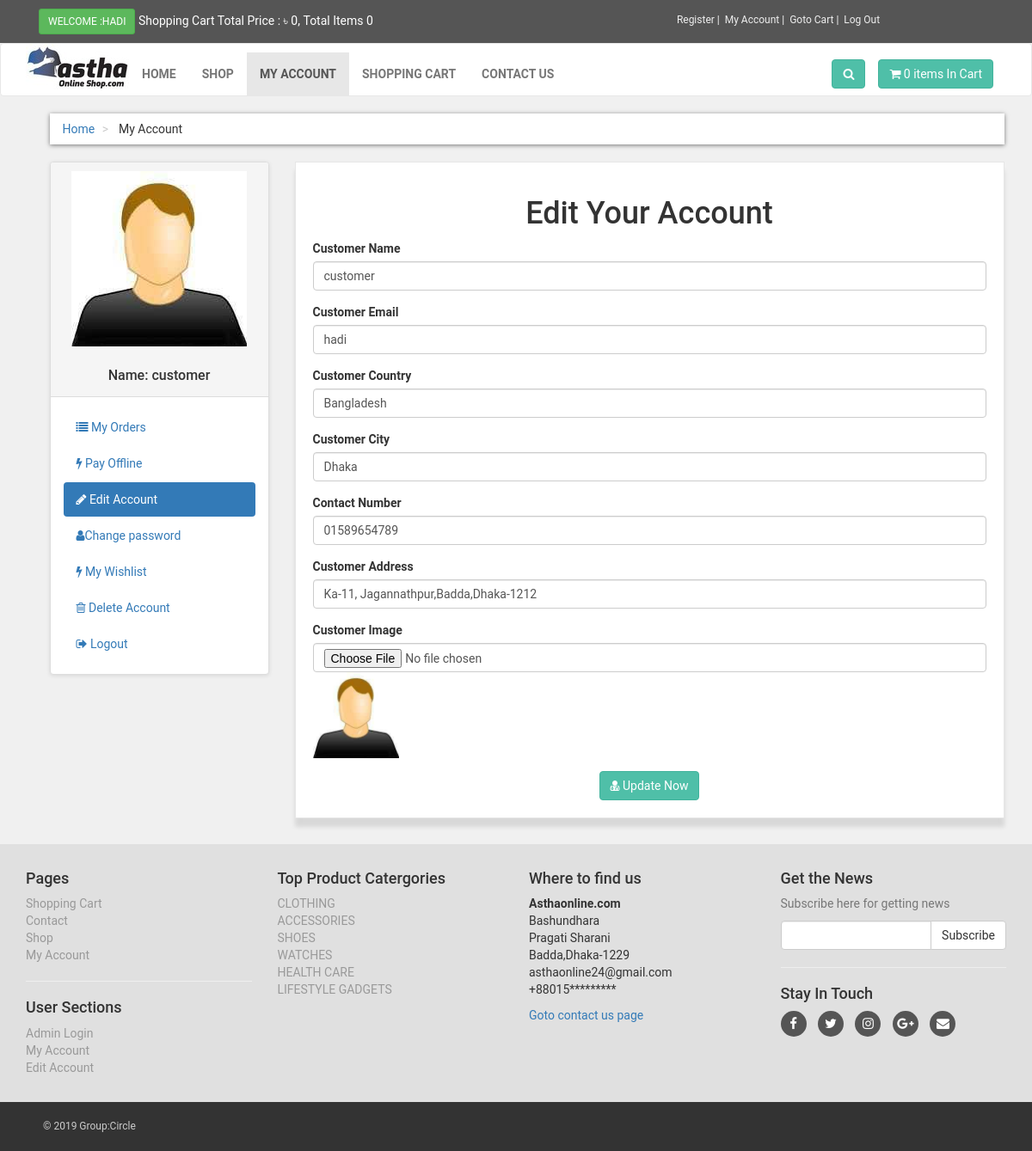
/customer/my_account.php?edit_act (signed in), run on the app's committed database.
### tables this page shows
CREATE TABLE `customers` (
  `customer_id` int(10) NOT NULL,
  `customer_name` varchar(255) NOT NULL,
  `customer_email` varchar(255) NOT NULL,
  `customer_pass` varchar(255) NOT NULL,
  `customer_country` text NOT NULL,
  `customer_city` text NOT NULL,
  `customer_contact` varchar(255) NOT NULL,
  `customer_address` text NOT NULL,
  `customer_image` text NOT NULL,
  `customer_ip` varchar(255) NOT NULL
);

CREATE TABLE `product_categories` (
  `p_cat_id` int(10) NOT NULL,
  `p_cat_title` text NOT NULL,
  `p_cat_desc` text NOT NULL
);

### customer/edit_act.php (the view, shortened to what this page needs)
<?php
$customer_session = $_SESSION['customer_email'];
$get_customer = "select * from customers where customer_email='$customer_session'";
$run_customer = mysqli_query($con,$get_customer);
$row_customer = mysqli_fetch_array($run_customer);
$customer_name = $row_customer['customer_name'];
$customer_email = $row_customer['customer_email'];
$customer_country = $row_customer['customer_country'];
$customer_city = $row_customer['customer_city'];
$customer_contact = $row_customer['customer_contact'];
$customer_address = $row_customer['customer_address'];
$customer_image = $row_customer['customer_image'];
?>
<div class="box">
	<center>
		<h1>Edit Your Account</h1>
	</center>
	<form action="" method="post" enctype="multipart/form-data">
	<div class="form-group">
		<label>Customer Name</label>
		<input type="text" name="c_name" class="form-control" value="<?php echo $customer_name; ?>" required>
	</div>
	<div class="form-group">
		<label>Customer Email</label>
		<input type="text" name="c_email" class="form-control" value="<?php echo $customer_email; ?>" required>
	</div>
	<div class="form-group">
		<label>Customer Country</label>
        <input type="text" name="c_country" class="form-control" value="<?php echo $customer_country; ?>" required>
	</div>
	<div class="form-group">
		<label>Customer City</label>
        <input type="text" name="c_city" class="form-control" value="<?php echo $customer_city; ?>" required>
	</div>
	<div class="form-group">
		<label>Contact Number</label>
        <input type="text" name="c_contact" class="form-control" value="<?php echo $customer_contact; ?>" required>
	</div>
	<div class="form-group">
		<label>Customer Address</label>
        <input type="text" name="c_address" class="form-control" value="<?php echo $customer_address; ?>" required>
	</div>
	<div class="form-group">
		<label>Customer Image</label>
        <input type="file" name="c_image" class="form-control form-height-custom" >
        <img class="img-responsive" src="customer_images/<?php echo $customer_image; ?>" alt="Costumer Image" width="100" height="100">
	</div>
	<div class="text-center">
		<button class="btn btn-primary" name="update">
			 <i class="fa fa-user-md"></i> Update Now
		</button>
	</div>
</div>

### customer/includes/sidebar.php
<div class="panel panel-default sidebar-menu">
	<div class="panel-heading">
		  <?php
        $customer_session = $_SESSION['customer_email'];
        $get_customer = "select * from customers where customer_email='$customer_session'";
        $run_customer = mysqli_query($con,$get_customer);
        $row_customer = mysqli_fetch_array($run_customer);
        $customer_image = $row_customer['customer_image'];
        $customer_name = $row_customer['customer_name'];
        if(!isset($_SESSION['customer_email'])){
        }else{
            echo "
                <center>
                    <img src='customer_images/$customer_image' class='img-responsive'>
                </center>
                <br/>
                <h3 class='panel-title' align='center'>
                    Name: $customer_name
                </h3>
            ";
        }
        ?>
	</div>
	<div class="panel-body">
		<ul class="nav nav-pills nav-stacked">
			<li class="<?php if(isset($_GET[my_order])){echo "active";}?> ">
				<a href="my_account.php?my_order"><i class="fa fa-list"></i> My Orders</a>
			</li>
			<li class="<?php if(isset($_GET[pay_offline])){echo "active";}?>">
				<a href="my_account.php?pay_offline">
					<i class="fa fa-bolt"></i> Pay Offline
				</a>
			</li>
			<li class="<?php if(isset($_GET[edit_act])){echo "active";}?>">
				<a href="my_account.php?edit_act">
					<i class="fa fa-pencil"></i> Edit Account
				</a>
			</li>
			<li class="<?php if(isset($_GET[change_pass])){echo "active";}?>">
				<a href="my_account.php?change_pass">
					<i class="fa fa-user"></i>Change password
				</a>
			</li>
			<li class="<?php if(isset($_GET[my_wishlist])){echo "active";}?>">
				<a href="my_account.php?my_wishlist">
					<i class="fa fa-bolt"></i> My Wishlist
				</a>
			</li>
			<li class="<?php if(isset($_GET[delete_ac])){echo "active";}?>">
				<a href="my_account.php?delete_ac">
					<i class="fa fa-trash-o"></i> Delete Account
				</a>
			</li>
			<li class="<?php if(isset($_GET[logout])){echo "active";}?>">
				<a href="../logout.php?logout">
					<i class="fa fa-sign-out"></i> Logout
				</a>
			</li>
		</ul>
	</div>
</div>

### customer/includes/footer.php (shortened to what this page needs)
<div id="footer">
	<div class="container">
		<div class="row">
			<div class="col-md-3 col-sm-6">
				<h4>Pages</h4>
				<ul>
					<li><a href="../cart.php">Shopping Cart</a></li>
					<li><a href="../contact.php">Contact</a></li>
					<li><a href="../shop.php">Shop</a></li>
					<li>
						<?php
              if(!isset($_SESSION['customer_email'])){
                 echo "<a href='../checkout.php'>My Account</a>";
              }else{
                 echo "<a href='my_account.php?my_order'>My Account</a>";
              }
              ?>
              </li>
				</ul>
				<hr>
				<h4>User Sections</h4>
				<ul>
					<li><?php
						if(!isset($_SESSION['admin_email'])){
                 echo "<a href='../admin_area/login.php'>Admin Login</a>";
              }else{
                 echo "<a href='../admin_area/index.php?dashboard'>Admin Profile</a>";
              }
						?>
					</li>
					<li>
						<?php
              if(!isset($_SESSION['customer_email'])){
                 echo "<a href='../checkout.php'>My Account</a>";
              }else{
                 echo "<a href='my_account.php?my_order'>My Account</a>";
              }
              ?>
					</li>
					<li>
						<?php
              if(!isset($_SESSION['customer_email'])){
                 echo "<a href='../customer_registration.php'>Register</a>";
              }else{
                 echo "<a href='my_account.php?edit_act'>Edit Account</a>";
              }
              ?>
					</li>
				</ul>
			</div>
			<div class="col-md-3 col-sm-6">
				<h4>Top Product Catergories</h4>
				<ul>
					<?php
						$get_p_cats="select * from product_categories";
						$run_p_cats=mysqli_query($con,$get_p_cats);
						while ($row_p_cat=mysqli_fetch_array($run_p_cats)) {
							$p_cat_id=$row_p_cat['p_cat_id'];
							$p_cat_title=$row_p_cat['p_cat_title'];
							echo "<li><a href='../shop.php?p_cat=$p_cat_id'> $p_cat_title</a></li>";
						}
						?>
				</ul>
			</div>
			<div class="col-md-3 col-sm-6">
				<h4>Where to find us</h4>
				<p>
					<strong>Asthaonline.com</strong>
					<br>Bashundhara
					<br>Pragati Sharani
					<br>Badda,Dhaka-1229
					<br>asthaonline24@gmail.com
					<br>+88015*********
				</p>
				<a href="../contact.php">Goto contact us page</a>
			</div>
			<div class="col-md-3 col-sm-6">
				<h4>Get the News</h4>
				<p class="text-muted">
					Subscribe here for getting news
				</p>
				<form action="" method="post">
					<div class="input-group">
						<input type="text" name="email" class="form-control">
						<span class="input-group-btn">
							<input type="submit" class="btn btn-default" value="Subscribe">
						</span>
					</div>
				</form>
				<hr>
				<h4>Stay In Touch</h4>
				<p class="social">
				<a href="#"><i class="fa fa-facebook"></i></a>
				<a href="#"><i class="fa fa-twitter"></i></a>
				<a href="#"><i class="fa fa-instagram"></i></a>
				<a href="#"><i class="fa fa-google-plus"></i></a>
				<a href="#"><i class="fa fa-envelope"></i></a>
				</p>
			</div>
		</div>
	</div>
</div>
<div id="copyright">
	<div class="container">
		<div class="col-md-6">
			<p class="pull-left">
				&copy; 2019 Group:Circle
			</p>
		</div>
	</div>
</div>

### customer/styles/style.css (style rules this page uses)
body { font-family: "Roboto","Helvetica",Arial,sans-sarif; font-size: 14px; line-height: 1.42857143; color: #333333; background-color: #f0f0f0; }
.btn-primary { color: rgb(255,255,255); background-color: rgb(79,191,168); border-color: rgb(65,179,156); }
.box { background: #fff; margin: 0 0 30px; border : solid 1px #e6e6e6; padding: 20px; box-shadow: 0 10px 5px rgba(0,0,0,0.1) }
#content .panel.sidebar-menu { box-sizing: border-box; box-shadow: 0 1px 5px rgba(0,0,0,0.1); }
#content .panel.sidebar-menu h3 { padding: 5px 0; margin: 0; }
#footer { background: #e0e0e0; padding: 20px 0; }
#footer ul { padding-left: 0; list-style: none; }
#footer ul a { color: #999999; padding: 20px 0; }
#footer .social { text-align: left; }
#footer .social a { margin: 0 10px 0 0; color: #fff; display: inline-block; width: 30px; height: 30px; border-radius: 15px; line-height: 30px; font-size: 15px; text-align: center; transform: all 0.2s ease-out; vertical-align: bottom; background-color: #555555; }
#copyright { background: #333; color: #ccc; padding: 20px; font-size: 12px; }
#copyright p { margin: 0; }

### data on the page
customers: customer_image (picture), customer_name "customer", c_name "customer", c_email "hadi", c_country "Bangladesh", c_city "Dhaka", c_contact "01589654789", c_address "Ka-11, Jagannathpur,Badda,Dhaka-1212"
product_categories: p_cat_title "CLOTHING"
product_categories: p_cat_title "ACCESSORIES"
product_categories: p_cat_title "SHOES"
product_categories: p_cat_title "WATCHES"
product_categories: p_cat_title "HEALTH CARE"
product_categories: p_cat_title "LIFESTYLE GADGETS"

### other printed values
$_SESSION['customer_email'] "HADI"
$total "0"
$count "0 0"
